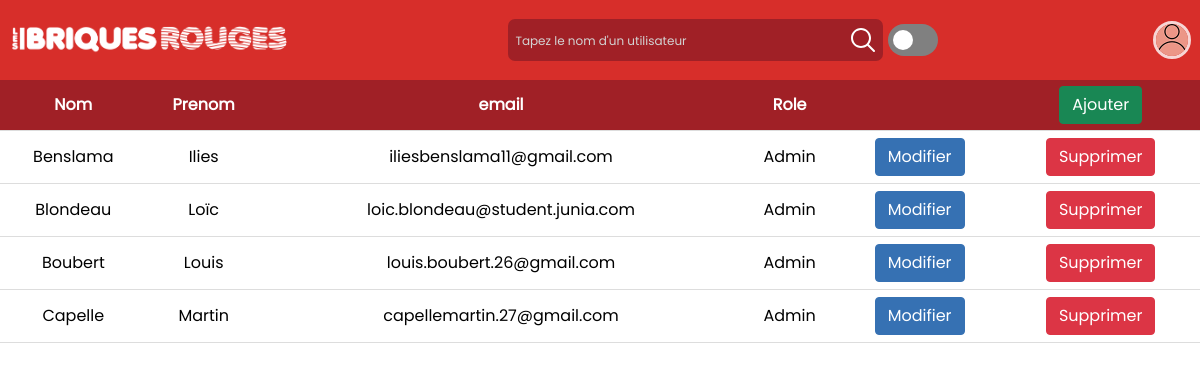
The app's page /account_Manager_accueil.php (signed in) with its own data.
### tables this page shows
CREATE TABLE IF NOT EXISTS `profil` (
  `Id_Profil` int(11) NOT NULL AUTO_INCREMENT,
  `email` varchar(50) DEFAULT NULL,
  `MDP` varchar(100) DEFAULT NULL,
  `Nom` varchar(50) DEFAULT NULL,
  `Prenom` varchar(50) DEFAULT NULL,
  `Description` varchar(50) DEFAULT NULL,
  `Role` varchar(50) DEFAULT NULL,
  `pdp` varchar(100) NOT NULL DEFAULT 'images/pdp_user.jpg',
  PRIMARY KEY (`Id_Profil`)
);

### account_Manager_variables.php (called while the page is built)
<?php
include("connect.php");
$postData = $_POST;
if (
		!isset($_POST['recherche']) || empty($_POST['recherche'])
		)
{
	$recherche = "";
}
else {
	$recherche = strip_tags($postData['recherche']);
}
if (!isset($_POST['null']))
{
	$null = "IS NOT NULL";
}
else
{
	$null = "IS NULL";
}
$sqlQuery = 'SELECT * FROM profil WHERE MDP ' . $null . ' AND (Nom LIKE "%' . $recherche . '%" OR Prenom LIKE "%' . $recherche . '%" OR email LIKE "%' . $recherche . '%" OR Role LIKE "%' . $recherche . '%" OR Id_Profil LIKE "%' . $recherche . '%") ORDER BY Nom;';
$recipesStatement = $PDO->prepare($sqlQuery);
$recipesStatement->execute();
$users = $recipesStatement->fetchAll();
?>

### account_Manager_accueil.php (the view, shortened to what this page needs)
<!DOCTYPE html>
<html lang="fr">
	<head>
		<link rel="stylesheet" type="text/css" href="style/style.css" />
	</head>
  <body class="d-flex flex-column min-vh-100">
    <header>
      <?php include_once('account_Manager_header.php'); ?>
    </header>
		<?php if (empty($users)) : ?>
			<div class="container alert alert-danger" role="alert"> <?php echo 'Il n\'y a pas de résultats pour votre recherche' ?></div><br></br>
		<?php else : ?>
    <div id="table_compte">
			<table>
        <thead>
          <tr>
						<th>Nom</th>
           <th>Prenom</th>
           <th>email</th>
           <th>Role</th>
					 <th> </th>
					 <th><button class="btn btn-success" type="button" name="button" id="bouton_ajouter" onclick="window.location.href='account_Manager_add_user.php'">Ajouter</button></th>
          </tr>
        </thead>
        <tbody>
          <?php foreach($users as $user) : ?>
                <tr class="tab_body">
								 	<td> <?php echo $user['Nom']?> </td>
                   <td><?php echo $user['Prenom']?></td>
                   <td><?php echo $user['email'];?></td>
                   <td><?php echo $user['Role'];?></td>
                   <td>
										 <form action="account_Manager_edit_user.php" method="post">
											 <button class="btn btn-blue" type="submit" name="Id_Profil" value="<?php echo $user['Id_Profil'] ?>">Modifier</button>
										 </form>
									 </td>
                   <td>
									 	<form action="account_Manager_delete_user.php" method="post">
										 	<button class="btn btn-danger" type="submit" name="Id_Profil" value="<?php echo $user['Id_Profil'] ?>">Supprimer</button>
                   	</form>
									</td>
                </tr>
          <?php endforeach ?>
        </tbody>
      </table>
    </div>
	<?php endif ?>
  </body>
</html>

### account_Manager_header.php (shortened to what this page needs)
<?php
    include_once('account_Manager_variables.php');
?>
<a href="accueil.php"><img src="images/logoLONGUEURBlanc.png" alt="logo_longueur_blanc" id="logo_longueur_blanc" /></a>
<form method="post" id="recherche_account_manager" class="recherche_account_manager">
  <div id="scearch_bar">
    <input type="text" id="text_scearch_bar" placeholder="Tapez le nom d'un utilisateur" name="recherche"/>
    <label for="bouton_submit">
     </label>
   </div>
   <div id="bascule_account_manager">
     <label for="toggle" id="bascule" class="bascule"></label>
   </div>
</form>
<div id="container_header_right">
	<img src="images/pdp_user.jpg" alt="pdp_utilisateur" id="pdp_user" />
</div>

### style/style.css (style rules this page uses)
body * { font-family: "Poppins", arial; }
body { margin: 0; font-family: arial; }
header { top: 0; width: 100%; height: 80px; display: flex; align-items: center; z-index: 9; justify-content: space-between; background-color: #D72E2A; position:-webkit-sticky; position: sticky; }
header > a { display: flex; align-items: center; }
#logo_longueur_blanc { height: 70px; }
#scearch_bar { display: flex; align-items: center; background-color: #A02026; border-radius: 7px; padding: 5px; }
#scearch_bar input { background: transparent; outline: 0; border: 0; margin-right: 3px; font-size: 17px; color: white; }
#scearch_bar input::placeholder { color: lightgray; font-size: 12px; position: relative; bottom: 1px; }
#scearch_bar label { display: flex; align-items: center; cursor: pointer; }
#pdp_user { margin-right: 9px; cursor: pointer; height: 32px; width: 32px; border: 3px solid rgba(255,255,255,.8); border-radius: 50%; }
#container_header_right { display: flex; align-items: center; justify-content: space-between; }
#pdp_profil, #pdp_user { object-fit: cover; }
#table_compte { display: flex; justify-content: center; align-items: center; }
table { width: 100%; border-collapse: collapse; text-align: center; }
thead { top: 80px; height: 50px; position:-webkit-sticky; position: sticky; background-color: #A02026; }
th { color : #FFFFFF; }
td { height : 50px; }
td, th { border-bottom: 1px solid #ddd; }
.btn { display: inline-block; padding: .375rem .75rem; border: 1px solid transparent; border-radius: .25rem; text-align: center; text-decoration: none; font-size: 1rem; font-weight: 400; line-height: 1.5; vertical-align: middle; color: #212529; background-color: transparent; transition: color .15s ease-in-out,background-color .15s ease-in-out,border-color .15s ease-in-out,box-shadow .15s ease-in-out; cursor: pointer; outline : 0; }
.btn-danger { border-color: #dc3545; color: #fff; background-color: #dc3545; }
.btn-success { border-color: #198754; color: #fff; background-color: #198754; }
.btn-blue { border-color: #3671B3; color: #fff; background-color: #3671B3; }
.bascule { display: inline-block; height: 32px; width: 50px; background: gray; position: relative; transition: all .3s; border-radius: 16px; cursor: pointer; }
.bascule:after { content: ""; height: 20px; width: 20px; background: white; position: absolute; top: 6px; left: 5px; transition: all .3s; border-radius: 50%; }
.recherche_account_manager { display: flex; }
#bascule_account_manager { display: flex; align-items: center; font-size: 10px; color: white; border-radius: 7px; padding: 5px; }

### records on screen
profil: Nom "Benslama", Prenom "Ilies", email "iliesbenslama11@gmail.com", Role "Admin", $user['Id_Profil'] 4 (drawn)
profil: Nom "Blondeau", Prenom "Loïc", email "loic.blondeau@student.junia.com", Role "Admin", $user['Id_Profil'] 3 (drawn)
profil: Nom "Boubert", Prenom "Louis", email "louis.boubert.26@gmail.com", Role "Admin", $user['Id_Profil'] 1 (drawn)
profil: Nom "Capelle", Prenom "Martin", email "capellemartin.27@gmail.com", Role "Admin", $user['Id_Profil'] 2 (drawn)
